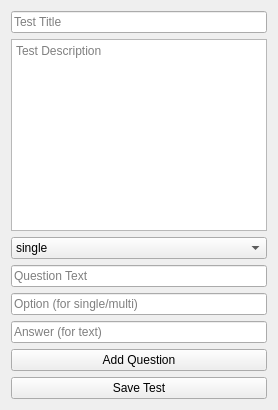
<?xml version="1.0" encoding="UTF-8"?>
<ui version="4.0">
 <class>TestEditor</class>
 <widget class="QWidget" name="TestEditor">
  <layout class="QVBoxLayout" name="verticalLayout">
   <item>
    <widget class="QLineEdit" name="testTitleEdit">
     <property name="placeholderText">
      <string>Test Title</string>
     </property>
    </widget>
   </item>
   <item>
    <widget class="QTextEdit" name="testDescriptionEdit">
     <property name="placeholderText">
      <string>Test Description</string>
     </property>
    </widget>
   </item>
   <item>
    <widget class="QComboBox" name="questionTypeCombo">
     <item>
      <property name="text">
       <string>single</string>
      </property>
     </item>
     <item>
      <property name="text">
       <string>multi</string>
      </property>
     </item>
     <item>
      <property name="text">
       <string>text</string>
      </property>
     </item>
    </widget>
   </item>
   <item>
    <widget class="QLineEdit" name="questionTextEdit">
     <property name="placeholderText">
      <string>Question Text</string>
     </property>
    </widget>
   </item>
   <item>
    <widget class="QLineEdit" name="optionEdit">
     <property name="placeholderText">
      <string>Option (for single/multi)</string>
     </property>
    </widget>
   </item>
   <item>
    <widget class="QLineEdit" name="answerEdit">
     <property name="placeholderText">
      <string>Answer (for text)</string>
     </property>
    </widget>
   </item>
   <item>
    <widget class="QPushButton" name="addQuestionButton">
     <property name="text">
      <string>Add Question</string>
     </property>
    </widget>
   </item>
   <item>
    <widget class="QPushButton" name="saveTestButton">
     <property name="text">
      <string>Save Test</string>
     </property>
    </widget>
   </item>
  </layout>
 </widget>
 <resources/>
 <connections/>
</ui>
